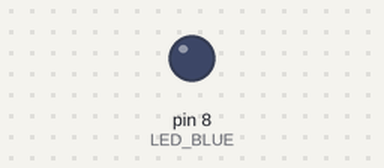
Bench run of a sketch on a simulated Arduino Uno, built for the host (arithmetic inside an expression is 32-bit, double 64-bit). Parts: output pins drawn as LEDs (lit = HIGH). No radio packets arrive unless stated; what the sketch prints to the serial monitor is not drawn.

Above: at 1.3 s.
At 5.37 s:
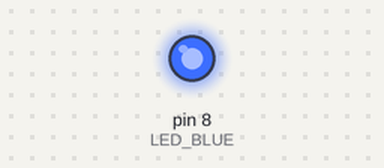
Timing chart, 0 to 6.1 s (numbered marks = the images above):
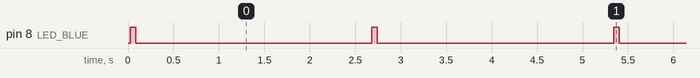

Measured:
- by itself, pin 8 (LED_BLUE): alternates HIGH for 0.06 s and LOW for 2.6 s

The sketch:

dump-40-data.ino
```cpp
#include <SPI.h>
#include <LoRa.h>

#define SCK 6
#define MISO 2
#define MOSI 7
#define SS 10
#define RST 3
#define DIO0 4
#define LED_BLUE 8

// Data hasil scan WiFi/BLE
const char* scannedMACs[] = {
  "fe:te:sd:ge:5g:01",
  "fe:te:sd:ge:5g:02",
  "fe:te:sd:ge:5g:03",
  "fe:te:sd:ge:5g:04",
  "fe:te:sd:ge:5g:05",
  "fe:te:sd:ge:5g:06",
  "fe:te:sd:ge:5g:07",
  "fe:te:sd:ge:5g:08",
  "fe:te:sd:ge:5g:09",
  "fe:te:sd:ge:5g:10",
  "fe:te:sd:ge:5g:11",
  "fe:te:sd:ge:5g:12",
  "fe:te:sd:ge:5g:13",
  "fe:te:sd:ge:5g:14",
  "fe:te:sd:ge:5g:15",
  "fe:te:sd:ge:5g:16",
  "fe:te:sd:ge:5g:17",
  "fe:te:sd:ge:5g:18",
  "fe:te:sd:ge:5g:19",
  "fe:te:sd:ge:5g:20",
  "fe:te:sd:ge:5g:21",
  "fe:te:sd:ge:5g:22",
  "fe:te:sd:ge:5g:23",
  "fe:te:sd:ge:5g:24",
  "fe:te:sd:ge:5g:25",
  "fe:te:sd:ge:5g:26",
  "fe:te:sd:ge:5g:27",
  "fe:te:sd:ge:5g:28",
  "fe:te:sd:ge:5g:29",
  "fe:te:sd:ge:5g:30",
  "fe:te:sd:ge:5g:31",
  "fe:te:sd:ge:5g:32",
  "fe:te:sd:ge:5g:33",
  "fe:te:sd:ge:5g:34",
  "fe:te:sd:ge:5g:35",
  "fe:te:sd:ge:5g:36",
  "fe:te:sd:ge:5g:37",
  "fe:te:sd:ge:5g:38",
  "fe:te:sd:ge:5g:39",
  "fe:te:sd:ge:5g:40",
  "fe:te:sd:ge:5g:41",
  "fe:te:sd:ge:5g:42",
  "fe:te:sd:ge:5g:43",
  "fe:te:sd:ge:5g:44",
  "fe:te:sd:ge:5g:45",
  "fe:te:sd:ge:5g:46",
  "fe:te:sd:ge:5g:47",
  "fe:te:sd:ge:5g:48",
  "fe:te:sd:ge:5g:49",
  "fe:te:sd:ge:5g:50",
};

const int macCount = 50;

void setup() {
  Serial.begin(115200);

  pinMode(LED_BLUE, OUTPUT);
  SPI.begin(SCK, MISO, MOSI, SS);
  LoRa.setPins(SS, RST, DIO0);

  if (!LoRa.begin(433E6)) {
    Serial.println("LoRa failed!");
    while (1);
  }

  LoRa.setTxPower(20);
  LoRa.setSpreadingFactor(7);
  LoRa.setSignalBandwidth(500E3);
  LoRa.setCodingRate4(5);
  LoRa.setSyncWord(0x12);
  LoRa.enableCrc();

  Serial.println("LoRa Sender Ready!");
  Serial.println("Sending scan data...\n");
}

void loop() {
  // Kirim data scan via LoRa
  sendScanData("1", scannedMACs, macCount, "2025-10-25 08:56:35");

  Serial.println("\n✓ Data sent! Waiting 30 seconds...\n");
  delay(5000); // Kirim setiap 30 detik
}

// ===== METODE 1: COMPACT STRING (REKOMENDASI) =====
void sendScanData(const char* deviceId, const char* macs[], int count, const char* timestamp) {
  // Format: deviceId|mac1,mac2,...|timestamp
  String compactData = String(deviceId) + "|";

  for(int i = 0; i < count; i++) {
    // Hapus ":" dari MAC untuk hemat space
    String mac = String(macs[i]);
    mac.replace(":", "");
    compactData += mac;
    if(i < count - 1) compactData += ",";
  }

  compactData += "|" + String(timestamp);

  Serial.print("Compact data size: ");
  Serial.print(compactData.length());
  Serial.println(" bytes");

  // Pecah jadi beberapa paket
  sendLargeString(compactData);
}

void sendLargeString(String data) {
  int totalLen = data.length();
  int packets = (totalLen + 249) / 250; // 250 byte per paket (sisakan 5 byte header)

  Serial.print("Sending ");
  Serial.print(totalLen);
  Serial.print(" bytes in ");
  Serial.print(packets);
  Serial.println(" packets\n");

  for(int i = 0; i < packets; i++) {
    digitalWrite(LED_BLUE, HIGH);

    int start = i * 250;
    int len = min(250, totalLen - start);
    String chunk = data.substring(start, start + len);

    // Header paket
    LoRa.beginPacket();
    LoRa.write(0xAA);                    // Start marker
    LoRa.write((byte)i);                 // Nomor paket
    LoRa.write((byte)packets);           // Total paket
    LoRa.write((byte)(len >> 8));        // Panjang data (high)
    LoRa.write((byte)(len & 0xFF));      // Panjang data (low)
    LoRa.print(chunk);                   // Data
    LoRa.endPacket();

    Serial.print("Packet ");
    Serial.print(i + 1);
    Serial.print("/");
    Serial.print(packets);
    Serial.print(" sent (");
    Serial.print(len);
    Serial.println(" bytes)");

    digitalWrite(LED_BLUE, LOW);

    // Tunggu ACK
    if(waitForAck(i, 2000)) {
      Serial.println("  ✓ ACK received");
    } else {
      Serial.println("  ✗ No ACK, retrying...");
      i--; // Kirim ulang
      delay(500);
    }

    delay(100); // Jeda antar paket
  }
}

bool waitForAck(byte packetNum, unsigned long timeout) {
  unsigned long start = millis();
  while(millis() - start < timeout) {
    int size = LoRa.parsePacket();
    if(size >= 2) {
      byte marker = LoRa.read();
      byte ackNum = LoRa.read();
      if(marker == 0xBB && ackNum == packetNum) {
        return true;
      }
    }
  }
  return false;
}
```
